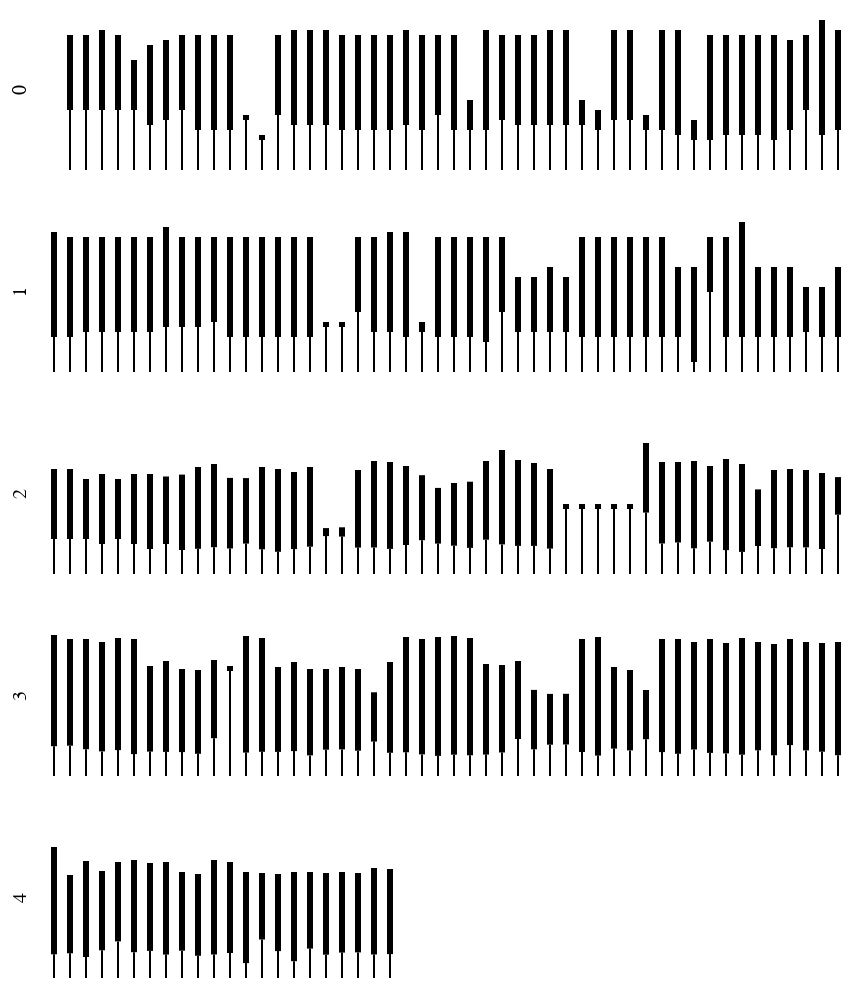

Write notebook code for a chart like this one.
### Code cell
top = alt.Chart(eli).mark_rule(size=3).encode(
    x=alt.X('jump_in_cut', axis=None),
    y=alt.Y('deploy_alt', axis=None),
    y2=alt.Y2('exit_alt'),
).properties(height=80)

bottom = alt.Chart(eli).mark_rule(size=1).encode(
    x=alt.X('jump_in_cut', axis=None),
    y=alt.Y('deploy_alt', axis=None),
    y2=alt.Y2('ground'),
).properties(height=80)

chart = (
    alt.layer(top, bottom)
    # biggest thing that changed...
    .facet(row = alt.Row("cut", title=None))
    .configure_axis(grid=False)
    .configure_view(strokeWidth=0)
)

chart

### Figure 1 — Vega-Lite specification as saved in the notebook (floating-point values rounded to 4 significant figures; data arrays with more than 128 entries replaced by an {"elided": "..."} marker saying what was removed)
{"config": {"view": {"continuousWidth": 400, "continuousHeight": 300, "strokeWidth": 0}, "axis": {"grid": false}}, "data": {"name": "data-dbba8783d0ca695423e2772ce7e396e7"}, "facet": {"row": {"type": "quantitative", "field": "cut", "title": null}}, "spec": {"layer": [{"mark": {"type": "rule", "size": 3}, "encoding": {"x": {"type": "quantitative", "axis": null, "field": "jump_in_cut"}, "y": {"type": "quantitative", "axis": null, "field": "deploy_alt"}, "y2": {"field": "exit_alt"}}, "height": 80}, {"mark": {"type": "rule", "size": 1}, "encoding": {"x": {"type": "quantitative", "axis": null, "field": "jump_in_cut"}, "y": {"type": "quantitative", "axis": null, "field": "deploy_alt"}, "y2": {"field": "ground"}}, "height": 80}]}, "$schema": "https://vega.github.io/schema/vega-lite/v4.8.1.json", "datasets": {"data-dbba8783d0ca695423e2772ce7e396e7": {"elided": "221 records"}}}
